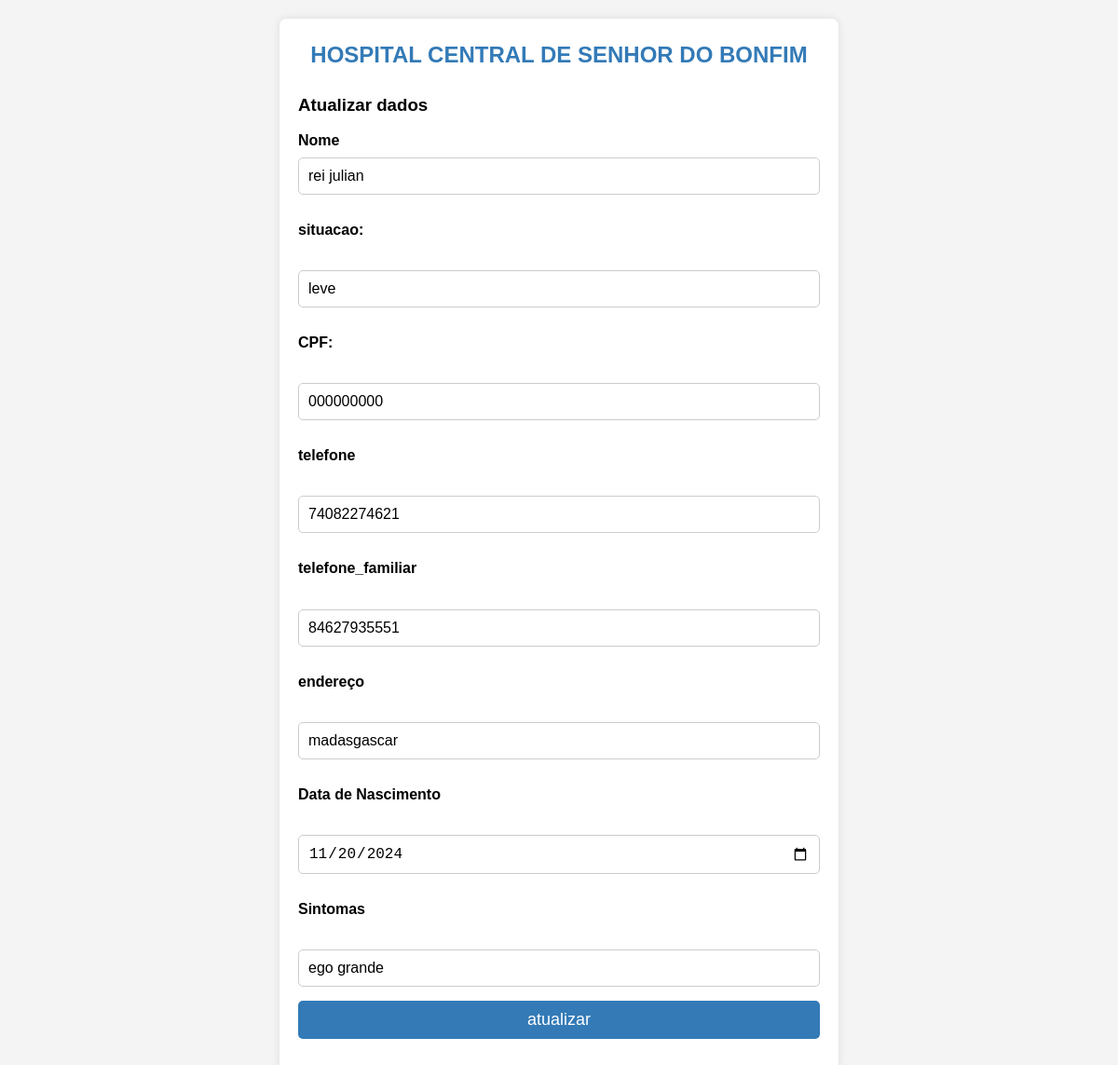
Before: /editarpaciente/2 with the older database file.
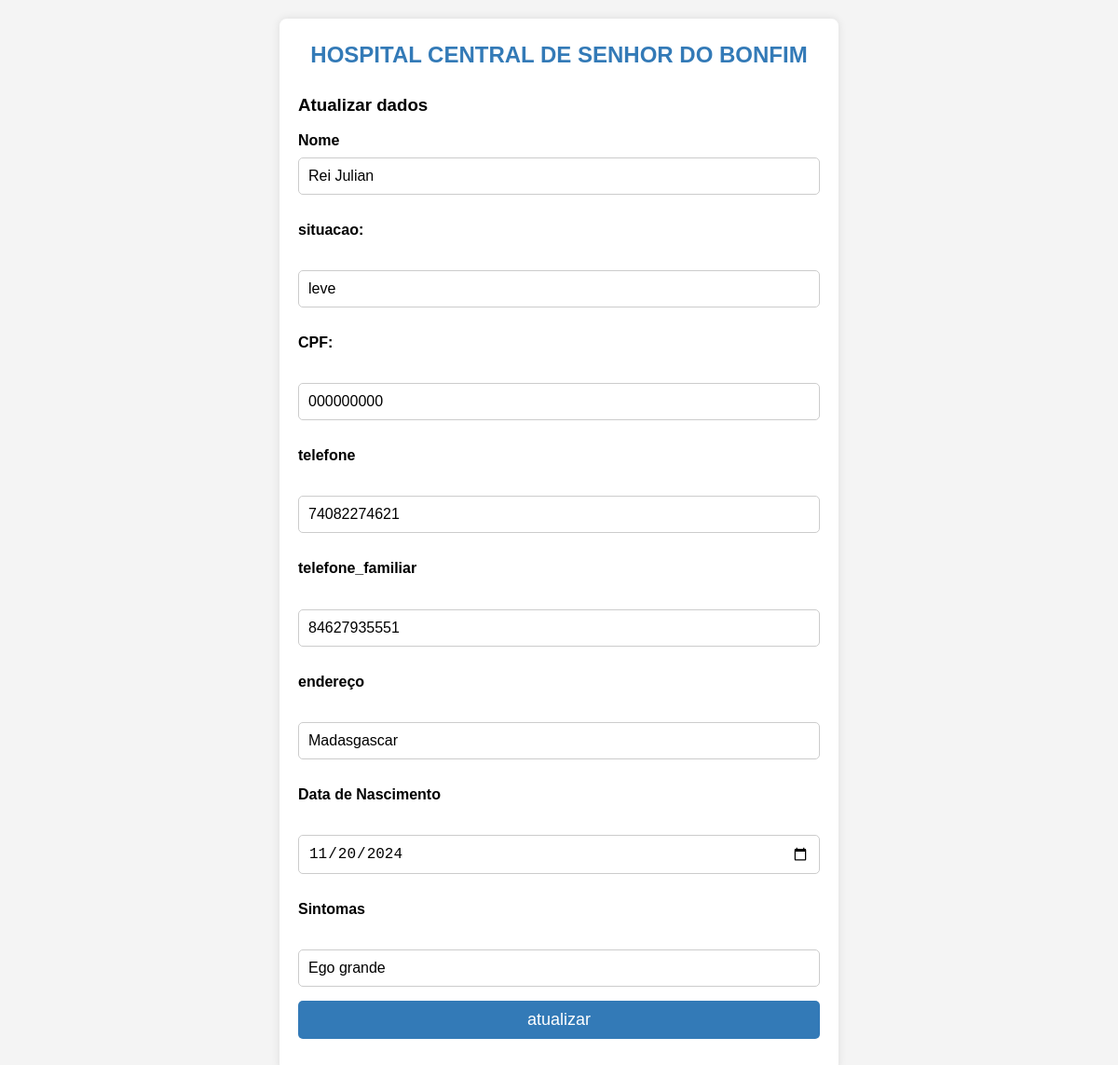
After: the same page with the newer database file.
### app1/models.py (models this page shows, shortened)
class Paciente(models.Model):
    class Situacao(models.TextChoices):
        ESTAVEL = 'Estável', 'Estável'
        PRIORITARIO = 'Prioritário', 'Prioritário'
        EMERGENCIA = 'Emergência', 'Emergência'
    nome = models.CharField(max_length=100, blank=False)
    sintoma = models.CharField(max_length=300, blank=False)
    situacao = models.CharField(max_length=12, choices=Situacao.choices, default=Situacao.ESTAVEL, blank=False)
    cpf = models.CharField(max_length=14, blank=False)
    data_nascimento = models.DateField(blank=False)
    endereco = models.CharField(max_length=250, blank=False)
    telefone = models.CharField(max_length=10, blank=False)
    telefone_familiar = models.CharField(max_length=10, blank=False)
    class Meta:
        constraints = [
            UniqueConstraint(fields=['cpf'], name='unique_paciente_cpf')  # Um nome único por paciente.
        ]

### app1/views.py (the view)
# urls.py: path('editarpaciente/<int:id>',editarpaciente,name='editarpaciente'),
def editarpaciente(request, id):
    pacientes = get_object_or_404(Paciente, id=id)
    if request.method == "POST":
        pacientes.nome = request.POST.get("nome")
        pacientes.sintoma = request.POST.get("sintoma")
        pacientes.situação = request.POST.get("situação")
        pacientes.cpf = request.POST.get("cpf")
        pacientes.data_nascimento = request.POST.get("data_nascimento")
        pacientes.endereco = request.POST.get("endereco")
        pacientes.telefone = request.POST.get("telefone")
        pacientes.telefone_familiar = request.POST.get("telefone_familiar")
        pacientes.save()
        return redirect('pacientes')
    else:
        return render(request, 'editarpaciente.html', {'pacientes': pacientes})

### app1/templates/editarpaciente.html (shortened to what this page needs)
<DOCTYPE! HTML>
<html>
  <head>
  </head>
  <body>
  <section>
   <h1>HOSPITAL CENTRAL DE SENHOR DO BONFIM</h1>
    <h3>Atualizar dados</h3>
    <form method="POST">
      <label>Nome</label>
      <input type="text" name="nome" value="{{pacientes.nome}}"/>
     <label for = "situação">situacao:</label><br />
     <input name ="situacao" id ="situacao"  value="{{pacientes.situacao}}
     " type="text"><br />
     <label for="CPF" >CPF:</label><br />
     <input name="cpf" id="CPF" type="number"value="{{pacientes.cpf}}" ><br />
     <label for="telefone">telefone</label> <br />
     <input name="telefone" id ="telefone" type="tel"  pattern="[0-9]{11}" value="{{pacientes.telefone}}" > <br />
     <label for="telefone_familiar">telefone_familiar</label> <br />
     <input name="telefone_familiar" id ="telefone_familiar" type="telefone_familiar" value="{{pacientes.telefone_familiar}}" pattern ="[0-9]{11}"> <br />
     <label for="endereco">endereço</label><br />
     <input name="endereco" id="endereco" type="text" maxlength="100" value="{{pacientes.endereco}}" ><br />
     <label for ="Data de nascimento">Data de Nascimento</label><br />
     <input name="data_nascimento"id ="Data de nascimento" value="{{pacientes.data_nascimento|date:'Y-m-d'}}"type="date"><br />
     <label for="sintoma" >Sintomas</label><br />
     <input name="sintoma"id="sintoma" value="{{pacientes.sintoma}}"rows="5" cols="15"></input><br />
     <input type="submit" value="atualizar">
    </form>
</section>
  </body>
</html>

Changed rows visible on the page:
changed Paciente "leve": nome "rei julian" → "Rei Julian"; endereco "madasgascar" → "Madasgascar"; sintoma "ego grande" → "Ego grande"
